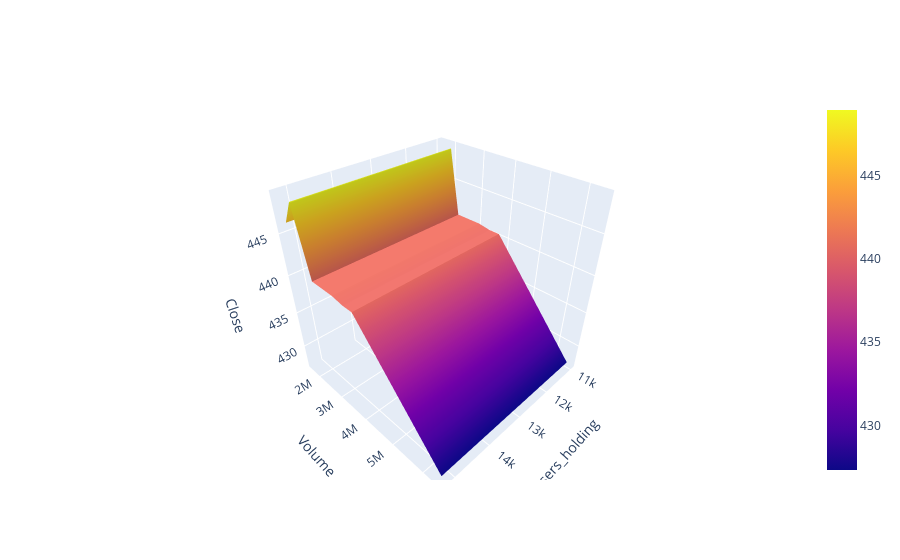

The notebook cell saved with this chart:
### Code cell
pdp = interaction.pdp.pivot_table(
    values='preds', 
    columns=features[0], 
    index=features[1]
)[::-1] 

import plotly.graph_objs as go

surface = go.Surface(
    x=pdp.columns, 
    y=pdp.index, 
    z=pdp.values
)


layout = go.Layout(
    scene=dict(
        xaxis=dict(title=features[0]), 
        yaxis=dict(title=features[1]), 
        zaxis=dict(title=target)
    )
)

fig = go.Figure(surface, layout)
fig.show()

### Figure 1 — Plotly figure (JSON) as saved in the notebook; plotly's stock layout.template omitted (floating-point values rounded to 4 significant figures)
{"data": [{"type": "surface", "x": [10982, 11500.0, 12060.0, 12940.0, 13060.0, 13160.0, 13390.0, 13860.0, 15130.0, 15221], "y": [6407600, 3785000.0, 3457000.0, 3075000.0, 2810100, 2575000.0, 2484000.0, 2296000.0, 1975000.0, 1618800], "z": [[427.3, 427.3, 427.3, 427.3, 427.3, 427.3, 427.3, 427.3, 427.3, 427.3], [440.5, 440.5, 440.5, 440.5, 440.5, 440.5, 440.5, 440.5, 440.5, 440.5], [440.5, 440.5, 440.5, 440.5, 440.5, 440.5, 440.5, 440.5, 440.5, 440.5], [440.7, 440.7, 440.7, 440.7, 440.7, 440.7, 440.7, 440.7, 440.7, 440.7], [440.7, 440.7, 440.7, 440.7, 440.7, 440.7, 440.7, 440.7, 440.7, 440.7], [440.7, 440.7, 440.7, 440.7, 440.7, 440.7, 440.7, 440.7, 440.7, 440.7], [440.7, 440.7, 440.7, 440.7, 440.7, 440.7, 440.7, 440.7, 440.7, 440.7], [440.7, 440.7, 440.7, 440.7, 440.7, 440.7, 440.7, 440.7, 440.7, 440.7], [448.9, 448.9, 448.9, 448.9, 448.9, 448.9, 448.9, 448.9, 448.9, 448.9], [446.2, 446.2, 446.2, 446.2, 446.2, 446.2, 446.2, 446.2, 446.2, 446.2]]}], "layout": {"scene": {"xaxis": {"title": {"text": "users_holding"}}, "yaxis": {"title": {"text": "Volume"}}, "zaxis": {"title": {"text": "Close"}}}}}
